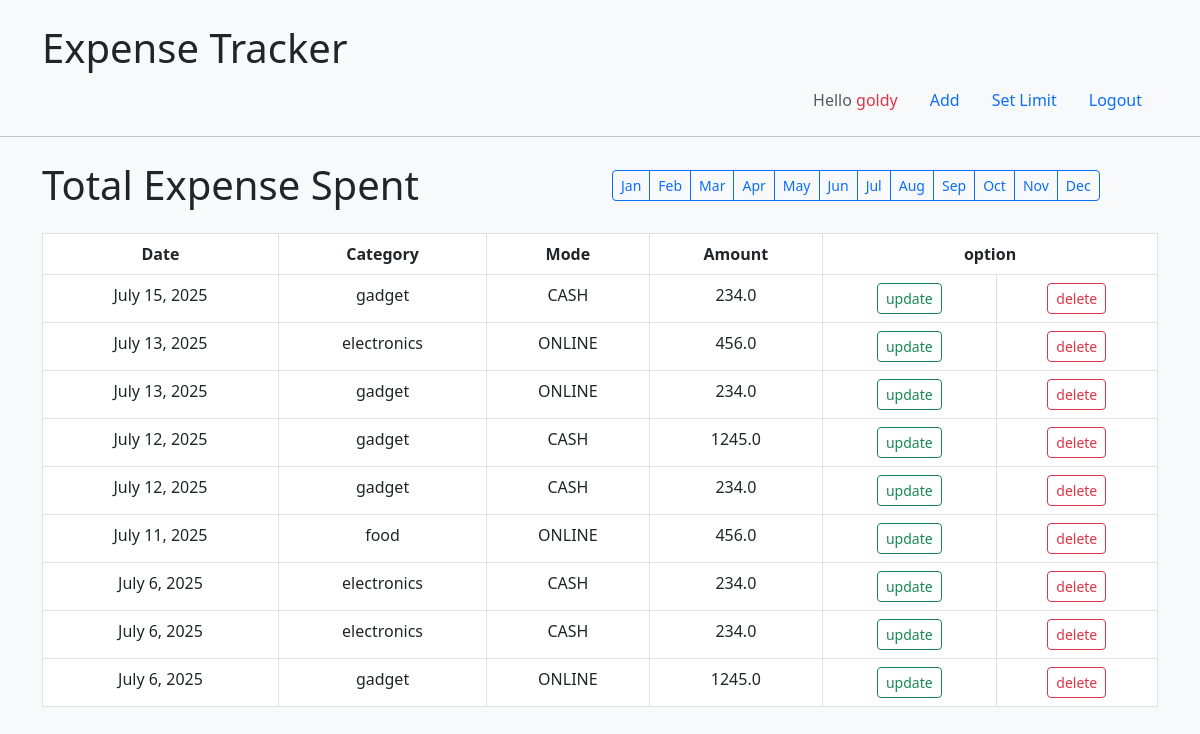
Page /dashboard/ (signed in) on the committed database.
### ExpenseTracker/models.py (models this page shows)
class register(models.Model):                  #register
    username=models.CharField(max_length=20)
    email = models.EmailField(max_length=50,unique=True)
    password= models.CharField(max_length=50)
    password1= models.CharField(max_length=50)
    def __str__(self):
        return self.username

class expense_store(models.Model):
   user = models.ForeignKey(register,to_field='email',on_delete=models.CASCADE,related_name='expenses')
   date = models.DateField()
   amount = models.FloatField()
   mode = models.CharField(max_length=20)
   category = models.CharField(max_length=50)

### ExpenseTracker/views.py (the view)
# urls.py: path('dashboard/',views.dashboard,name="dashboard"),
def dashboard(request):
    if 'username' not in request.session:
        return redirect('logins')  # Redirect to login page
    current_username = request.session['username']
    try:
        current_user = register.objects.get(username=current_username)
    except register.DoesNotExist:
        return redirect('logins')  # Extra safety: if user record not found
    data = expense_store.objects.filter(user=current_user).order_by('-date')
    context = paginate_queryset(request, data)
    context["current_user"] = current_user
    return render(request, "dashboard.html", context)

### ExpenseTracker/views.py (called while the page is built)
def paginate_queryset(request, queryset, per_page=10): #pagination
    page_number = request.GET.get('page', 1)
    paginator = Paginator(queryset, per_page)
    page_obj = paginator.get_page(page_number)
    return {
        "key": page_obj.object_list,
        "total_pages": paginator.num_pages,
        "current_page": page_obj.number,
    }

### templates/dashboard.html (shortened to what this page needs)
<!doctype html>
<html lang="en">
  <head>
    <link href="https://cdn.jsdelivr.net/npm/bootstrap@5.3.7/dist/css/bootstrap.min.css" rel="stylesheet">
    <link href="https://cdn.jsdelivr.net/npm/bootstrap@5.3.0/dist/css/bootstrap.min.css" rel="stylesheet">
  </head>
  <body class="bg-light">
      <div class="container mt-4 bg-light">
              <h1>Expense Tracker</h1>
          <div class="mb-3">
        <ul class="nav justify-content-end">
            <li class="nav-item">
    <a class="nav-link disabled" aria-disabled="true">Hello <span class="text-danger"> {{current_user}}</span></a>
  </li>
  <li class="nav-item">
    <a class="nav-link" href="{%url 'add'%}">Add</a>
  </li>
  <li class="nav-item">
  <a class="nav-link" href="#" data-bs-toggle="modal" data-bs-target="#exampleModal2">Set Limit</a>
  </li>
  <li class="nav-item">
    <a class="nav-link" href="{% url 'logout' %}" onclick="return confirm('Are you sure you want to logout?');">
       Logout</a>
  </li>
</ul>
</div>
</div><hr>
<div class="container mt-4">
  <div class="row align-items-center mb-4">
    <div class="col-md-6">
      <h1 class="mb-0">Total Expense Spent</h1>
    </div>
    <div class="col-md-6 d-flex gap-2">
      <div class="btn-group" role="group">
        <a href="{% url 'filter_month' %}?month=1" class="btn btn-sm {% if selected_month == '1' %}btn-primary{% else %}btn-outline-primary{% endif %}">Jan</a>
        <a href="{% url 'filter_month' %}?month=2" class="btn btn-sm {% if selected_month == '1' %}btn-primary{% else %}btn-outline-primary{% endif %}">Feb</a>
        <a href="{% url 'filter_month' %}?month=3" class="btn btn-sm {% if selected_month == '1' %}btn-primary{% else %}btn-outline-primary{% endif %}">Mar</a>
        <a href="{% url 'filter_month' %}?month=4" class="btn btn-sm {% if selected_month == '1' %}btn-primary{% else %}btn-outline-primary{% endif %}">Apr</a>
        <a href="{% url 'filter_month' %}?month=5" class="btn btn-sm {% if selected_month == '1' %}btn-primary{% else %}btn-outline-primary{% endif %}">May</a>
        <a href="{% url 'filter_month' %}?month=6" class="btn btn-sm {% if selected_month == '1' %}btn-primary{% else %}btn-outline-primary{% endif %}">Jun</a>
        <a href="{% url 'filter_month' %}?month=7" class="btn btn-sm {% if selected_month == '1' %}btn-primary{% else %}btn-outline-primary{% endif %}">Jul</a>
        <a href="{% url 'filter_month' %}?month=8" class="btn btn-sm {% if selected_month == '1' %}btn-primary{% else %}btn-outline-primary{% endif %}">Aug</a>
        <a href="{% url 'filter_month' %}?month=9" class="btn btn-sm {% if selected_month == '1' %}btn-primary{% else %}btn-outline-primary{% endif %}">Sep</a>
        <a href="{% url 'filter_month' %}?month=10" class="btn btn-sm {% if selected_month == '1' %}btn-primary{% else %}btn-outline-primary{% endif %}">Oct</a>
        <a href="{% url 'filter_month' %}?month=11" class="btn btn-sm {% if selected_month == '1' %}btn-primary{% else %}btn-outline-primary{% endif %}">Nov</a>
        <a href="{% url 'filter_month' %}?month=12" class="btn btn-sm {% if selected_month == '1' %}btn-primary{% else %}btn-outline-primary{% endif %}">Dec</a>
      </div>
    </div>
  </div>
  <div class="tables mt-4"style="height:50px">
  <table class="data table table-bordered">
    <thead>
      <tr>
        <th>Date</th>
        <th>Category</th>
        <th>Mode</th>
        <th>Amount</th>
        <th colspan="2">option</th>
      </tr>
    </thead>
    <tbody id="page-content">
      {% for expenses in key %}
      <tr>
        <td>{{ expenses.date }}</td>
        <td>{{ expenses.category }}</td>
        <td>{{ expenses.mode }}</td>
        <td>{{ expenses.amount }}</td>
        <td class=""><a class="btn btn-sm btn-outline-success" href="{% url 'update' expenses.id %}">update</a></td>
        <td class=""><a class="btn btn-sm btn-outline-danger" href="{% url 'delete_expense' expenses.id %}" onclick="return confirm('Are you sure you want to delete this expense?');">delete</a></td>
      </tr>
      {% endfor %}
    </tbody>
  </table>
</div>
</div>
  </body>
</html>

### templates/dashboard.html (style rules this page uses)
th { padding:10px 20px; text-align: center; }
td { text-align: center; }

### rows in the picture
register: username "goldy"
expense_store: date "July 15, 2025", category "gadget", mode "CASH", amount "234.0"
expense_store: date "July 13, 2025", category "electronics", mode "ONLINE", amount "456.0"
expense_store: date "July 13, 2025", category "gadget", mode "ONLINE", amount "234.0"
expense_store: date "July 12, 2025", category "gadget", mode "CASH", amount "1245.0"
expense_store: date "July 12, 2025", category "gadget", mode "CASH", amount "234.0"
expense_store: date "July 11, 2025", category "food", mode "ONLINE", amount "456.0"
expense_store: date "July 6, 2025", category "electronics", mode "CASH", amount "234.0"
expense_store: date "July 6, 2025", category "electronics", mode "CASH", amount "234.0"
expense_store: date "July 6, 2025", category "gadget", mode "ONLINE", amount "1245.0"
